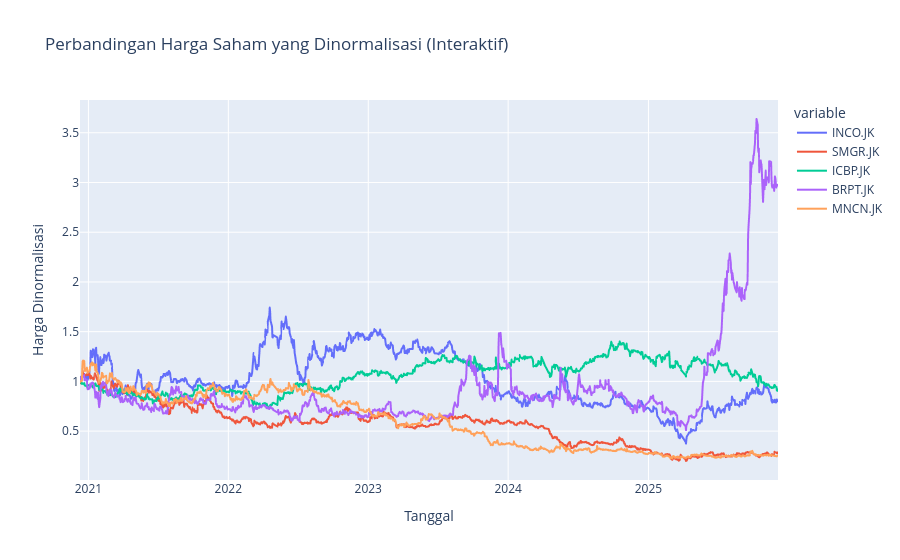

The cell this chart's notebook holds for it:
### Code cell
import plotly_express as px

fig_normalized_prices = px.line(
    normalized_stock_data,
    x=normalized_stock_data.index,
    y=normalized_stock_data.columns,
    title='Perbandingan Harga Saham yang Dinormalisasi (Interaktif)',
    labels={'index': 'Tanggal', 'value': 'Harga Dinormalisasi'},
    hover_name=normalized_stock_data.columns.name 
)

fig_normalized_prices.update_layout(
    xaxis_title='Tanggal',
    yaxis_title='Harga Dinormalisasi'
)

fig_normalized_prices.show()

print("Line plot interaktif untuk harga saham yang dinormalisasi telah ditampilkan.")

### Figure 1 — Plotly figure (JSON) as saved in the notebook; plotly's stock layout.template omitted (floating-point values rounded to 4 significant figures; data arrays with more than 128 entries replaced by an {"elided": "..."} marker saying what was removed)
{"data": [{"hovertemplate": "variable=INCO.JK<br>Date=%{x}<br>Harga Dinormalisasi=%{y}<extra></extra>", "legendgroup": "INCO.JK", "line": {"color": "#636efa", "dash": "solid"}, "marker": {"symbol": "circle"}, "mode": "lines", "name": "INCO.JK", "showlegend": true, "type": "scattergl", "x": {"elided": "1203 str values"}, "xaxis": "x", "y": {"elided": "1203 float values"}, "yaxis": "y"}, {"hovertemplate": "variable=SMGR.JK<br>Date=%{x}<br>Harga Dinormalisasi=%{y}<extra></extra>", "legendgroup": "SMGR.JK", "line": {"color": "#EF553B", "dash": "solid"}, "marker": {"symbol": "circle"}, "mode": "lines", "name": "SMGR.JK", "showlegend": true, "type": "scattergl", "x": {"elided": "1203 str values"}, "xaxis": "x", "y": {"elided": "1203 float values"}, "yaxis": "y"}, {"hovertemplate": "variable=ICBP.JK<br>Date=%{x}<br>Harga Dinormalisasi=%{y}<extra></extra>", "legendgroup": "ICBP.JK", "line": {"color": "#00cc96", "dash": "solid"}, "marker": {"symbol": "circle"}, "mode": "lines", "name": "ICBP.JK", "showlegend": true, "type": "scattergl", "x": {"elided": "1203 str values"}, "xaxis": "x", "y": {"elided": "1203 float values"}, "yaxis": "y"}, {"hovertemplate": "variable=BRPT.JK<br>Date=%{x}<br>Harga Dinormalisasi=%{y}<extra></extra>", "legendgroup": "BRPT.JK", "line": {"color": "#ab63fa", "dash": "solid"}, "marker": {"symbol": "circle"}, "mode": "lines", "name": "BRPT.JK", "showlegend": true, "type": "scattergl", "x": {"elided": "1203 str values"}, "xaxis": "x", "y": {"elided": "1203 float values"}, "yaxis": "y"}, {"hovertemplate": "variable=MNCN.JK<br>Date=%{x}<br>Harga Dinormalisasi=%{y}<extra></extra>", "legendgroup": "MNCN.JK", "line": {"color": "#FFA15A", "dash": "solid"}, "marker": {"symbol": "circle"}, "mode": "lines", "name": "MNCN.JK", "showlegend": true, "type": "scattergl", "x": {"elided": "1203 str values"}, "xaxis": "x", "y": {"elided": "1203 float values"}, "yaxis": "y"}], "layout": {"legend": {"title": {"text": "variable"}, "tracegroupgap": 0}, "title": {"text": "Perbandingan Harga Saham yang Dinormalisasi (Interaktif)"}, "xaxis": {"anchor": "y", "domain": [0, 1], "title": {"text": "Tanggal"}}, "yaxis": {"anchor": "x", "domain": [0, 1], "title": {"text": "Harga Dinormalisasi"}}}}
